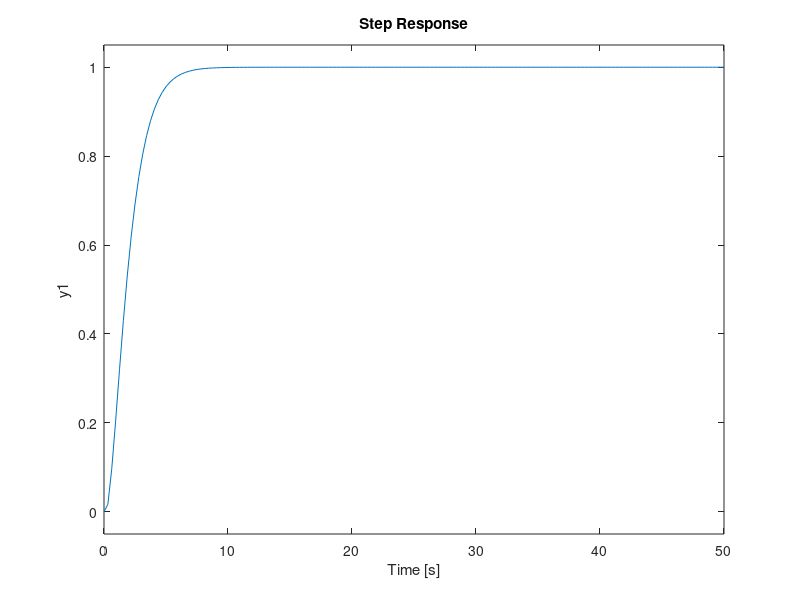

MATLAB code for this plot:
%% TSRT12 lektion 3

%% a)
s = tf('s');
ga = 1/(s^2 + 2*s + 1);
%step(ga); grid

gb = 1/(s^2 + (0.4)*s + 1);
%step(gb); grid

gc = 1/(s^2 + 5*s + 1);
%step(gc); grid

gd = 1/(s^2 + s + 1);
%step(gd); grid

ge = 1/(s^2 + 2*s + 4);
step(ge); grid

%% b)
pole (ga)
pole (gb)
pole(gc)
pole(gd)
pole (ge)

%% 3.5 a)

s = tf('s');
k = 3;
g = 0.2/((s^2 + s + 1)*(s+0.2));

y = k*g/(1 + k*g);
step (y)

%% b)
s = tf('s');
kp = 1;
ki = 1;

F = kp + ki/s;
g = 0.2/((s^2 + s + 1)*(s+0.2));

Y = feedback (F*g, 1);
step (Y,50); grid 

%% c) 
ki = 1;
kp = 1;
T = 0.1;
s = tf('s');
kd = 2;
F = kp + ki/s + kd*s/(s*T +1);
g = 0.2/((s^2 + s + 1)*(s+0.2));

Y = feedback (F*g, 1);
step (Y,50); grid 


%% 2.7 
s = tf('s');
 a = -0.1;
o = (a *s + 1)/ (s^2 + s*2 + 1) 

step (o, 50) ; grid 
